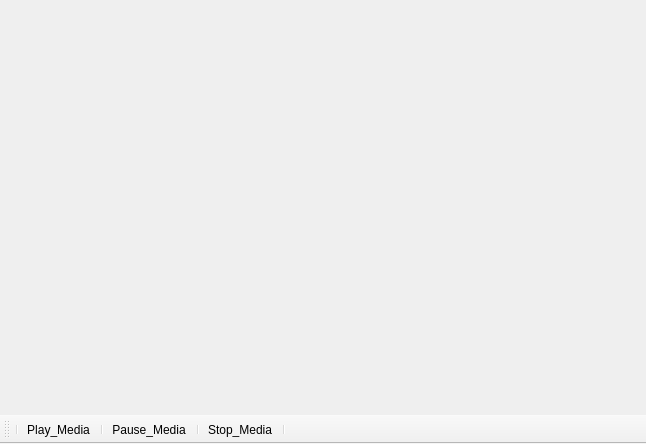
<?xml version="1.0" encoding="UTF-8"?>
<ui version="4.0">
 <class>MEDIA_PLAYER</class>
 <widget class="QMainWindow" name="MEDIA_PLAYER">
  <property name="windowModality">
   <enum>Qt::WindowModal</enum>
  </property>
  <property name="geometry">
   <rect>
    <x>0</x>
    <y>0</y>
    <width>646</width>
    <height>444</height>
   </rect>
  </property>
  <property name="windowTitle">
   <string>MainWindow</string>
  </property>
  <widget class="QWidget" name="centralwidget"/>
  <widget class="QToolBar" name="toolBar">
   <property name="windowTitle">
    <string>toolBar</string>
   </property>
   <attribute name="toolBarArea">
    <enum>BottomToolBarArea</enum>
   </attribute>
   <attribute name="toolBarBreak">
    <bool>false</bool>
   </attribute>
   <addaction name="separator"/>
   <addaction name="Play_Media"/>
   <addaction name="separator"/>
   <addaction name="Pause_Media"/>
   <addaction name="separator"/>
   <addaction name="Stop_Media"/>
   <addaction name="separator"/>
  </widget>
  <action name="Play_Media">
   <property name="icon">
    <iconset resource="resources.qrc">
     <normaloff>:/resources/Icons/Play.png</normaloff>:/resources/Icons/Play.png</iconset>
   </property>
   <property name="text">
    <string>Play_Media</string>
   </property>
  </action>
  <action name="Pause_Media">
   <property name="icon">
    <iconset resource="resources.qrc">
     <normaloff>:/resources/Icons/Pause.png</normaloff>:/resources/Icons/Pause.png</iconset>
   </property>
   <property name="text">
    <string>Pause_Media</string>
   </property>
  </action>
  <action name="Stop_Media">
   <property name="icon">
    <iconset resource="resources.qrc">
     <normaloff>:/resources/Icons/Stop.png</normaloff>:/resources/Icons/Stop.png</iconset>
   </property>
   <property name="text">
    <string>Stop_Media</string>
   </property>
  </action>
 </widget>
 <resources>
  <include location="resources.qrc"/>
 </resources>
 <connections/>
</ui>
